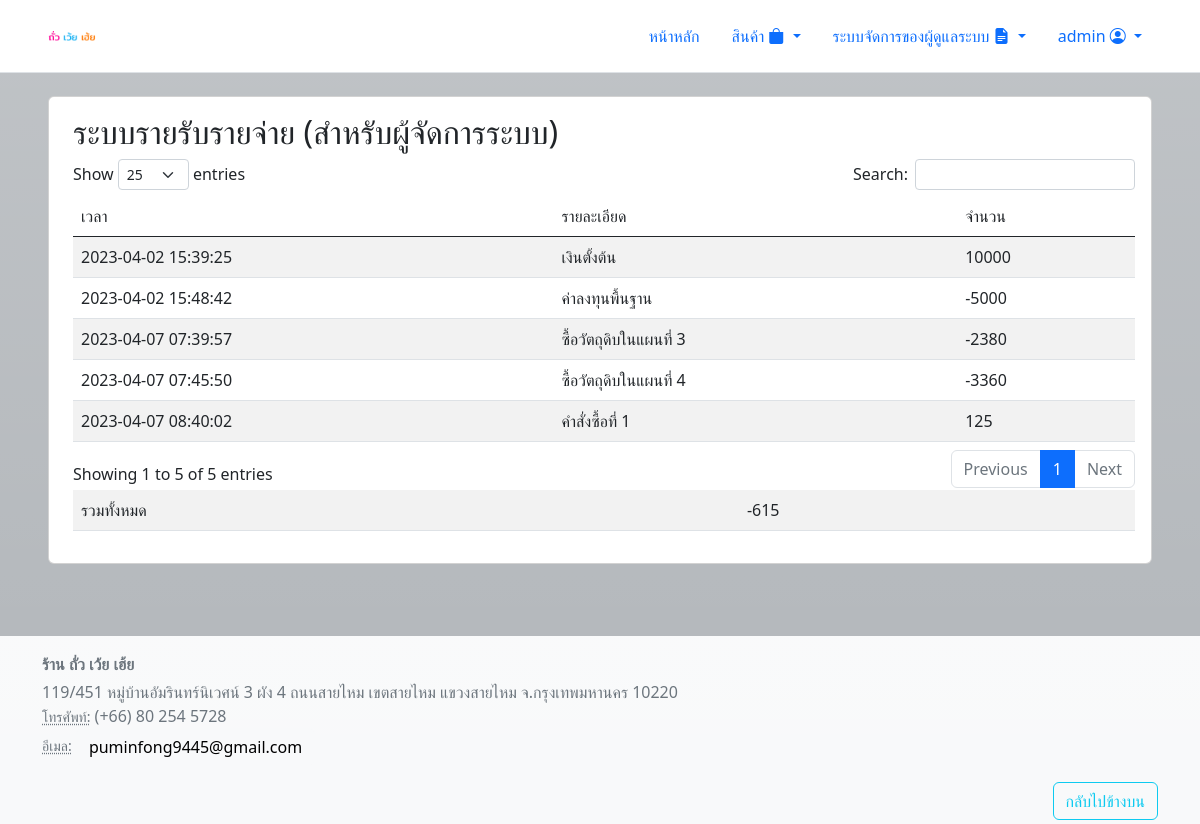
The app's page /view/admin_page/account_admin.php (signed in), older data.
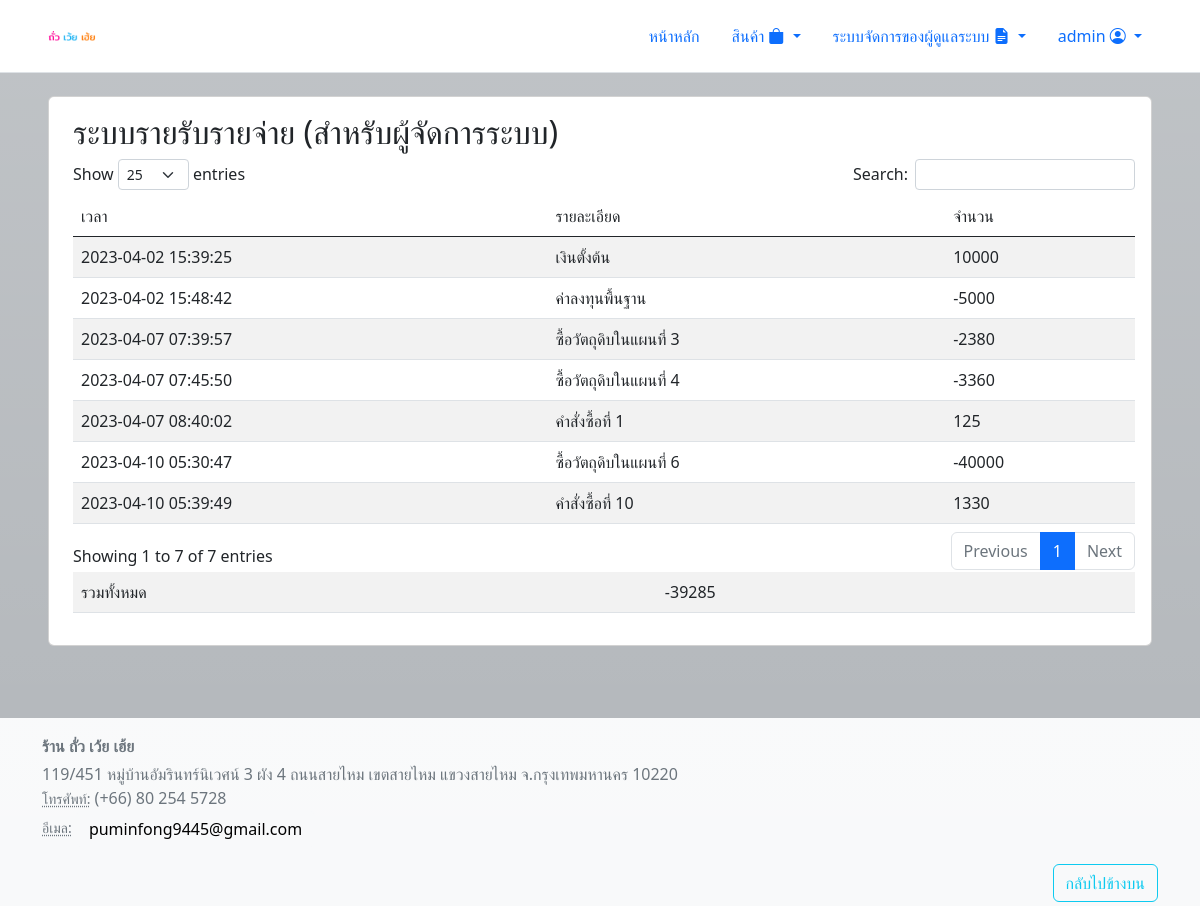
The same page, newer data.
### tables this page shows
CREATE TABLE `account` (
  `id` int(11) NOT NULL,
  `time_log` timestamp NOT NULL DEFAULT current_timestamp(),
  `amount` double NOT NULL,
  `info` varchar(255) NOT NULL
);

### html/view/admin_page/account_admin.php (the view, shortened to what this page needs)
<?php
require '../../inc/header.php';
?>
<div class="card">
    <div class="card-body ms-2">
    <h2 class="card-title">ระบบรายรับรายจ่าย (สำหรับผู้จัดการระบบ)</h2>
<?php
$account = mysqli_query($db,"SELECT * FROM `account`");
if (mysqli_num_rows($account) > 0) {
$amount = 0;
?>
    <table id="accountTable" class="table table-striped" style="width:100%">
        <thead>
            <tr>
                <td>
                    เวลา
                </td>
                <td>
                    รายละเอียด
                </td>
                <td>
                    จำนวน
                </td>
            </tr>
        </thead>
        <tbody>
            <?php while ($log_account = mysqli_fetch_assoc($account)) { $amount += $log_account['amount']; ?>
            <tr>
                <td>
                    <?= $log_account['time_log'] ?>
                </td>
                <td>
                    <?= $log_account['info'] ?>
                </td>
                <td>
                    <?= $log_account['amount'] ?>
                </td>
            </tr>
            <?php } ?>
        </tbody>
    </table>
    <div class="md-5">
    <table id="logTableall" class="table table-striped" style="width:100%">
            <tbody>
                    <tr>
                            <td>รวมทั้งหมด</td>
                            <td><?= $amount ?></td>
                    </tr>
            </tbody>
        </table>
    </div>
    </div>
</div>
<?php
}
require '../../inc/footer.php';
?>

Row changes from the older to the newer data that the page shows:
added account: time_log "2023-04-10 05:30:47", info "ซื้อวัตถุดิบในแผนที่ 6", amount "-40000"
added account: time_log "2023-04-10 05:39:49", info "คำสั่งซื้อที่ 10", amount "1330"
Text that changed along with them:
text written by a page script: "Show entries Search: Showing 1 to 5 of 5 entries Previous 1 Next" → "Show entries Search: Showing 1 to 7 of 7 entries Previous 1 Next"
$amount: "-615" → "-39285"
